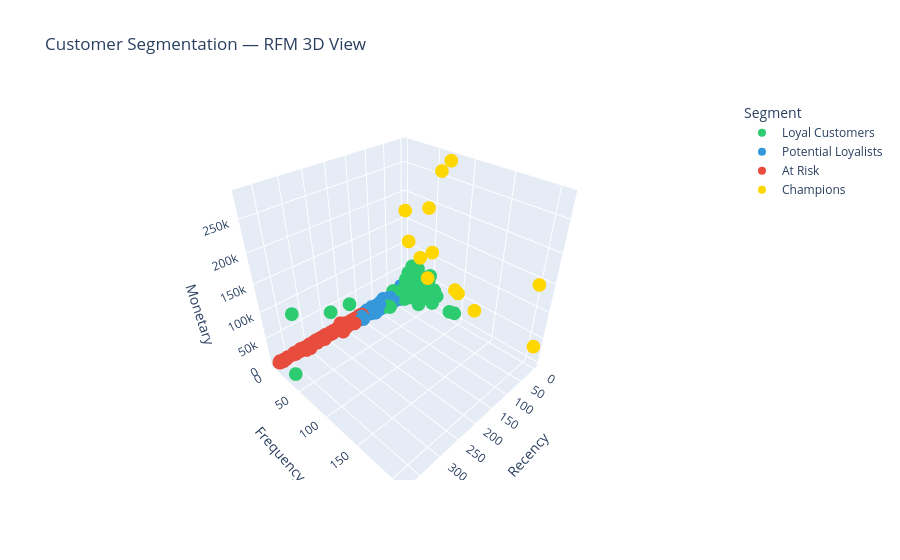

This figure's notebook cell:
### Code cell
import plotly.express as px

# Scatter 3D 
fig = px.scatter_3d(
    rfm,
    x='Recency', y='Frequency', z='Monetary',
    color='Segment',
    hover_data=['CustomerID'],
    title='Customer Segmentation — RFM 3D View',
    color_discrete_map={
        'Champions': '#FFD700',
        'Loyal Customers': '#2ECC71',
        'Potential Loyalists': '#3498DB',
        'At Risk': '#E74C3C'
    }
)
fig.write_html('../reports/figures/rfm_3d_segments.html')
fig.show()

### Figure 1 — Plotly figure (JSON) as saved in the notebook; plotly's stock layout.template omitted (floating-point values rounded to 4 significant figures; data arrays with more than 128 entries replaced by an {"elided": "..."} marker saying what was removed)
{"data": [{"customdata": {"elided": "204x1 float values"}, "hovertemplate": "Segment=Loyal Customers<br>Recency=%{x}<br>Frequency=%{y}<br>Monetary=%{z}<br>CustomerID=%{customdata[0]}<extra></extra>", "legendgroup": "Loyal Customers", "marker": {"color": "#2ECC71", "symbol": "circle"}, "mode": "markers", "name": "Loyal Customers", "scene": "scene", "showlegend": true, "type": "scatter3d", "x": {"elided": "204 int values"}, "y": {"elided": "204 int values"}, "z": {"elided": "204 float values"}}, {"customdata": {"elided": "3054x1 float values"}, "hovertemplate": "Segment=Potential Loyalists<br>Recency=%{x}<br>Frequency=%{y}<br>Monetary=%{z}<br>CustomerID=%{customdata[0]}<extra></extra>", "legendgroup": "Potential Loyalists", "marker": {"color": "#3498DB", "symbol": "circle"}, "mode": "markers", "name": "Potential Loyalists", "scene": "scene", "showlegend": true, "type": "scatter3d", "x": {"elided": "3054 int values"}, "y": {"elided": "3054 int values"}, "z": {"elided": "3054 float values"}}, {"customdata": {"elided": "1067x1 float values"}, "hovertemplate": "Segment=At Risk<br>Recency=%{x}<br>Frequency=%{y}<br>Monetary=%{z}<br>CustomerID=%{customdata[0]}<extra></extra>", "legendgroup": "At Risk", "marker": {"color": "#E74C3C", "symbol": "circle"}, "mode": "markers", "name": "At Risk", "scene": "scene", "showlegend": true, "type": "scatter3d", "x": {"elided": "1067 int values"}, "y": {"elided": "1067 int values"}, "z": {"elided": "1067 float values"}}, {"customdata": [[12420.0], [12750.0], [13090.0], [14160.0], [14650.0], [14910.0], [15310.0], [16030.0], [16450.0], [17450.0], [17510.0], [17840.0], [18100.0]], "hovertemplate": "Segment=Champions<br>Recency=%{x}<br>Frequency=%{y}<br>Monetary=%{z}<br>CustomerID=%{customdata[0]}<extra></extra>", "legendgroup": "Champions", "marker": {"color": "#FFD700", "symbol": "circle"}, "mode": "markers", "name": "Champions", "scene": "scene", "showlegend": true, "type": "scatter3d", "x": [24, 1, 3, 10, 2, 1, 1, 39, 1, 8, 3, 2, 1], "y": [21, 209, 97, 55, 73, 201, 91, 63, 2, 46, 31, 124, 60], "z": [124900.0, 33720.0, 58830.0, 117400.0, 280200.0, 143800.0, 60770.0, 81020.0, 168500.0, 194600.0, 91060.0, 40990.0, 259700.0]}], "layout": {"legend": {"title": {"text": "Segment"}, "tracegroupgap": 0}, "scene": {"domain": {"x": [0, 1], "y": [0, 1]}, "xaxis": {"title": {"text": "Recency"}}, "yaxis": {"title": {"text": "Frequency"}}, "zaxis": {"title": {"text": "Monetary"}}}, "title": {"text": "Customer Segmentation — RFM 3D View"}}}
